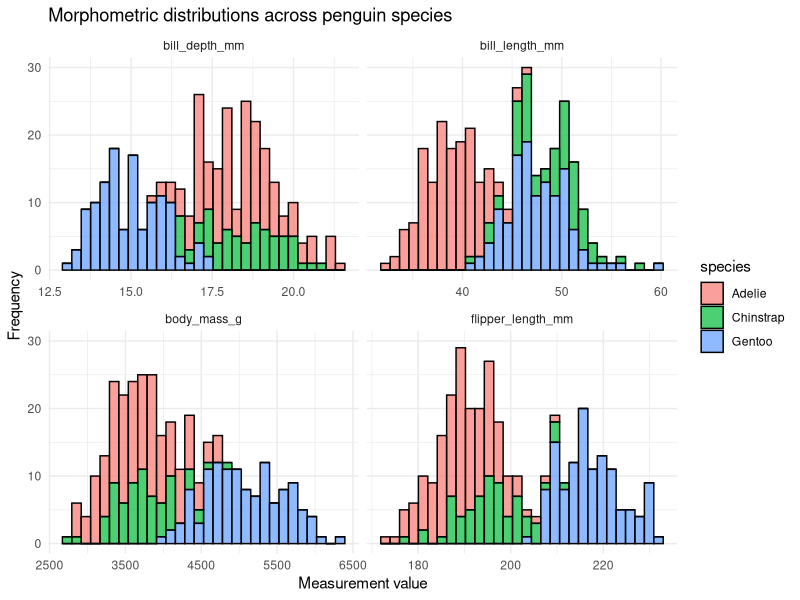

Source code (R):
## ---- chunk 1
knitr::opts_chunk$set(echo = TRUE)
## ---- chunk 2
library(tidyverse)
library(dplyr)
library(stringr)
library(lubridate)
library(palmerpenguins)

## ---- chunk 3
table1
table2
table3
## ---- chunk 4
billboard %>% 
  pivot_longer(
    cols = starts_with("wk"), 
    names_to = "week", 
    values_to = "rank"
  )
## ---- chunk 5
billboard |> 
  pivot_longer(
    cols = starts_with("wk"), 
    names_to = "week", 
    values_to = "rank",
    values_drop_na = TRUE)
## ---- chunk 6
df <- tribble(
  ~id, ~measurement, ~value,
  "A",        "bp1",    100,
  "B",        "bp1",    140,
  "B",        "bp2",    115, 
  "A",        "bp2",    120,
  "A",        "bp3",    105
)
## ---- chunk 7
df |> 
  pivot_wider(
    names_from = measurement,
    values_from = value
  )
## ---- chunk 8
penguins_long <- penguins |>
  pivot_longer(
    cols = c(bill_length_mm, bill_depth_mm, flipper_length_mm, body_mass_g),
    names_to = "measurement_type",
    values_to = "value"
  )
# View the result
head(penguins_long)

## ---- chunk 9
penguins_long |>
  drop_na(value) |>
  ggplot(aes(x = value, fill = species)) +
  geom_histogram(bins = 30, alpha = 0.7, colour = "black") +
  facet_wrap(~ measurement_type, scales = "free_x") +
  theme_minimal() +
  labs(
    title = "Morphometric distributions across penguin species",
    x = "Measurement value",
    y = "Frequency"
  )

## ---- chunk 10
#first calculate the mean 
mass_summary <- penguins |>
  drop_na(body_mass_g) |>
  group_by(species, island) |>
  summarise(mean_mass = mean(body_mass_g))

head(mass_summary)
## ---- chunk 11
mass_matrix <- mass_summary |>
  pivot_wider(
    names_from = island,
    values_from = mean_mass
  )

head(mass_matrix)

## ---- chunk 12
table3
## ---- chunk 13
#default
table3 %>% 
  separate(rate, into = c("cases", "population"))

#using the sep argument 
table3 %>% 
  separate(rate, into = c("cases", "population"), sep = "/")
## ---- chunk 14
table3 %>% 
  separate(rate, into = c("cases", "population"), convert = TRUE)
## ---- chunk 15
table3 %>% 
  separate(year, into = c("century", "year"), sep = 2)
## ---- chunk 16
table5 %>% 
  unite(new, century, year, sep = "") #sep is added to make sure the default of "_" isnt used
## ---- chunk 17
# A remarkably messy data frame of field sites
messy_sites <- tibble(
  site_id = c(" Nelly Bay", "nelly_bay", "NELLY BAY", " Geoffrey_Bay ", "geoffrey bay")
)

# Using stringr within mutate to standardize the text
clean_sites <- messy_sites |>
  mutate(
    # 1. Convert everything to lowercase
    site_clean = str_to_lower(site_id),
    site_clean = str_trim(site_clean),  # 2. Trim any leading or trailing whitespace (invisible spaces at the ends)
    site_clean = str_replace_all(site_clean, pattern = " ", replacement = "_") # 3. Replace any spaces with underscores
   
  )

print(clean_sites)


## ---- chunk 18
library(lubridate)

# Parsing different date formats
date_1 <- dmy("25/12/2026")
date_2 <- ymd("2026-12-25")

# R now recognizes these as identical Date objects
date_1 == date_2

## ---- chunk 19
# A tibble of raw sensor data with a messy character timestamp
sensor_data <- tibble(
  raw_time = c("14-05-2026 08:30:00", "14-05-2026 08:45:00", "14-05-2026 09:00:00"),
  temperature = c(24.5, 24.6, 24.4)
)

# Converting character strings to true POSIXct datetime objects
sensor_clean <- sensor_data |>
  mutate(
    true_time = dmy_hms(raw_time)
  )

print(sensor_clean)

## ---- chunk 20
# Table 1: Biological observation data
observations <- tibble(
  site_code = c("NB", "GB", "MI", "NB", "HB"),
  species = c("Trout", "Snapper", "Trout", "Cod", "Trout"),
  count = c(5, 2, 1, 3, 8)
)

# Table 2: Spatial metadata
site_metadata <- tibble(
  site_code = c("NB", "GB", "MI", "RP", "WP"),
  zone = c("Marine National Park", "Conservation Park", "Habitat Protection", "General Use", "Other Use"),
  lat = c(-19.16, -19.15, -19.14, -19.12, -19.11)
)

## ---- chunk 21
# Joining metadata to our observations
leftjoined_data <- observations |>
  left_join(site_metadata, by = join_by(site_code))

print(leftjoined_data)

#as a comparison we can look at the same data right joined
rightjoined_data <- observations |>
  right_join(site_metadata, by = join_by(site_code))

print(rightjoined_data)
## ---- chunk 22
matched_data <- observations |>
  inner_join(site_metadata, by = join_by(site_code))
glimpse(matched_data)

## ---- chunk 23
# Which observations are missing from our metadata dictionary?
missing_context <- observations |>
  anti_join(site_metadata, by = join_by(site_code))

## ---- chunk 24
# Raw data from an old temperature logger
logger_data <- tibble(
  depth_m = c(10, 20, 30, 40),
  temp_c = c(24.5, 24.1, -999, 23.5)) # -999 is a known sensor error code

# Convert the -999 error codes to true NA values
fixed_logger <- logger_data |>
  mutate(temp_c = na_if(temp_c, -999))

print(fixed_logger)

## ---- chunk 25
# Simulate some count data
shark_counts <- tibble(
  site = c("Reef_A", "Reef_B", "Reef_C"),
  shark_count = c(3, NA, 5)) # The NA here actually means 0 sharks were seen

# Replace NA with 0 
shark_fixed <- shark_counts |>
  mutate(shark_count = coalesce(shark_count, 0))

print(shark_fixed)

## ---- chunk 26
cpue_data <- tibble(site = c("Bay_1", "Bay_2"), 
                    catch = c(10, 0),
                    effort_hours = c(2, 0))

# Calculating CPUE (catch / effort)
cpue_calc <- cpue_data |>
  mutate(
    cpue = catch / effort_hours)

print(cpue_calc)

## ---- chunk 27
raw_catch <- tibble(
  site = c("Reef_1", "Reef_1", "Reef_2"),
  species = c("Pmaculatus", "Pleopardus", "Pmaculatus"),
  count = c(5, 2, 8))

## ---- chunk 28
# Force inclusion of hidden zero-catch data
full_catch_matrix <- raw_catch |>
  complete(site, species, fill = list(count = 0))

print(full_catch_matrix)

## ---- chunk 29
sensor_log <- tibble(
  day = 1:4,
  salinity = c(35.2, 35.1, NA, 35.3)
)

# Remove any row where salinity is missing
clean_log <- sensor_log |>
  drop_na(salinity)

## ---- chunk 30
# Make sure packages are loaded
library(tidyverse)
library(palmerpenguins)

# The messy metadata provided by your colleague
island_metadata <- tibble(
  island_name = c(" biscoe", "Dream ", "Torgersen"),
  station_install = c("15/01/2003", "22-03-2004", "05/11/2001"),
  latitude = c(-64.81, -64.73, -64.76)
)

print(island_metadata)


## ---- chunk 31
view(penguins)

island_metadata <- island_metadata %>% 
  mutate(island = str_to_sentence(island_name),
    island = str_trim(island),
    island = str_replace_all(island, pattern = " ", replacement = "_")
  )
print(island_metadata)
## ---- chunk 32
island_metadata <- island_metadata %>% 
  mutate(
    station_install = dmy(station_install)
  )

print(island_metadata)
## ---- chunk 33
# Scroll to the right to see the new columns
#head(penguins_spatial)
